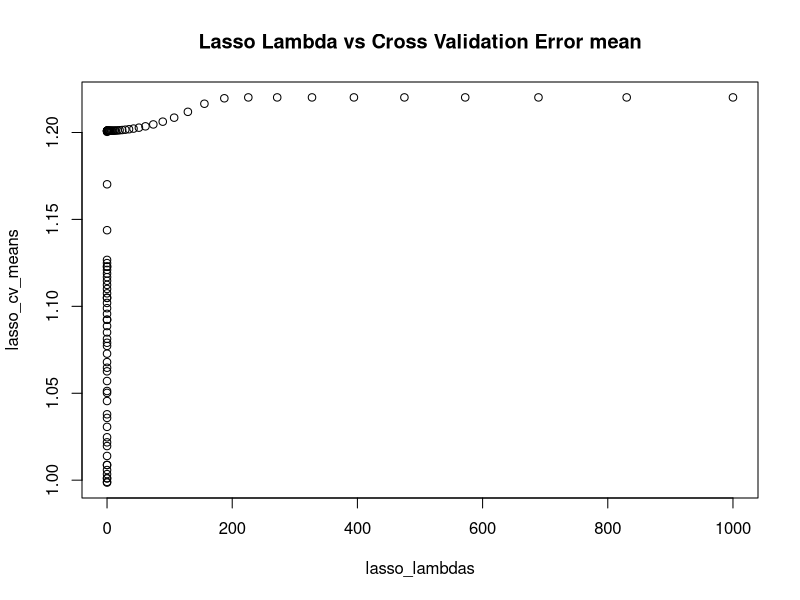

Write R code to recreate this figure. (Note: this script raises an error after producing the figure.)
# Lasso attempt 

setwd("C:/Users/board/Desktop/Kaggle/mf850_extra")
data <- read.csv("mf850-loan-data.csv")
set.seed(1)
# Data cleaning - change variables into categorical variables 
data$DEPENDENTS <- as.factor(data$DEPENDENTS)
data$CRED_HERE <- as.factor(data$CRED_HERE)
data$INSTALLMENTRATE <- as.factor(data$INSTALLMENTRATE)
data$ATADDRESSSINCE <- as.factor(data$ATADDRESSSINCE)

# Scale continous variables 
data$AGE <- scale(data$AGE)
data$DURATION <- scale(data$DURATION)


# Splitting the data into test/ train sets  
# https://ragrawal.wordpress.com/2012/01/14/dividing-data-into-training-and-testing-dataset-in-r/

# Sample split into test train set 
indexes <- sample(1:nrow(data), size = 0.2*nrow(data))
test <- data[indexes, ]
train <- data[-indexes, ]

library(glmnet) # glmnet for ridge/ lasso regression 

# Split train data into independent and dependent variables 
# model matrix splits data into dummy variables 
x = model.matrix(CRED_APPROVED~., data = train)
y = ifelse(train$CRED_APPROVED== 'YES',1,0)

# Use cross validation with to determine the lambda parameter for lasso regression 
lambdas <- 10^seq(3,-5, length = 100)
cv.lasso = cv.glmnet(x, y, family = "binomial", lambda = lambdas, alpha = 1, standardize = FALSE)

# Plot lambda vs. cross validation error mean
lasso_lambdas <- cv.lasso$lambda
lasso_cv_means <- cv.lasso$cvm
plot(lasso_lambdas, lasso_cv_means, main = "Lasso Lambda vs Cross Validation Error mean")

# should the lambda with the lowest cross validation error rate 
(bestlam = cv.lasso$lambda.min)

# look at coefficients which are not 0 of lasso regression 
lasso1 <- glmnet(x, y, family = "binomial", alpha = 1, standardize = FALSE, lambda = lasso_lambdas)
lasso.coef <- predict(lasso1, type = "coefficients", s= bestlam)[1:(ncol(x)) ,]
lasso.coef

lasso.coef[lasso.coef!=0]
length(lasso.coef[lasso.coef!=0])


predict_lasso <- predict(lasso1, newx= test1, type = "response", s= bestlam)
hist(predict_lasso, breaks= 20)
predict_lasso  <- ifelse(predict_lasso > 0.5,'YES','NO')
# Compare with the original results 
misClasificError <- mean(predict_lasso != test$CRED_APPROVED)
print(paste('Accuracy',1-misClasificError))


# Split categorical variables into seperate columns 
x = model.matrix(CRED_APPROVED~., data = train)
# Re structure data so the data so it is a data frame and not a matrix 
data3 <- data.frame(x)
# Save names of the coefficients in the backward step wise regression 
coef_names <- names(lasso.coef)
# Delete the first name which is X intercept 
coef_names <- coef_names[c(-1,-2)]
# Make sure all the variables are in the data set 
data_col_names <- colnames(data3)
sum(coef_names%in% data_col_names) == (length(coef_names))
# Get the columns from the new data set 
test_rf <- data3[,coef_names]

# new_log <- glm(CRED_APPROVED~., family = "binomial", data = data_rf)
